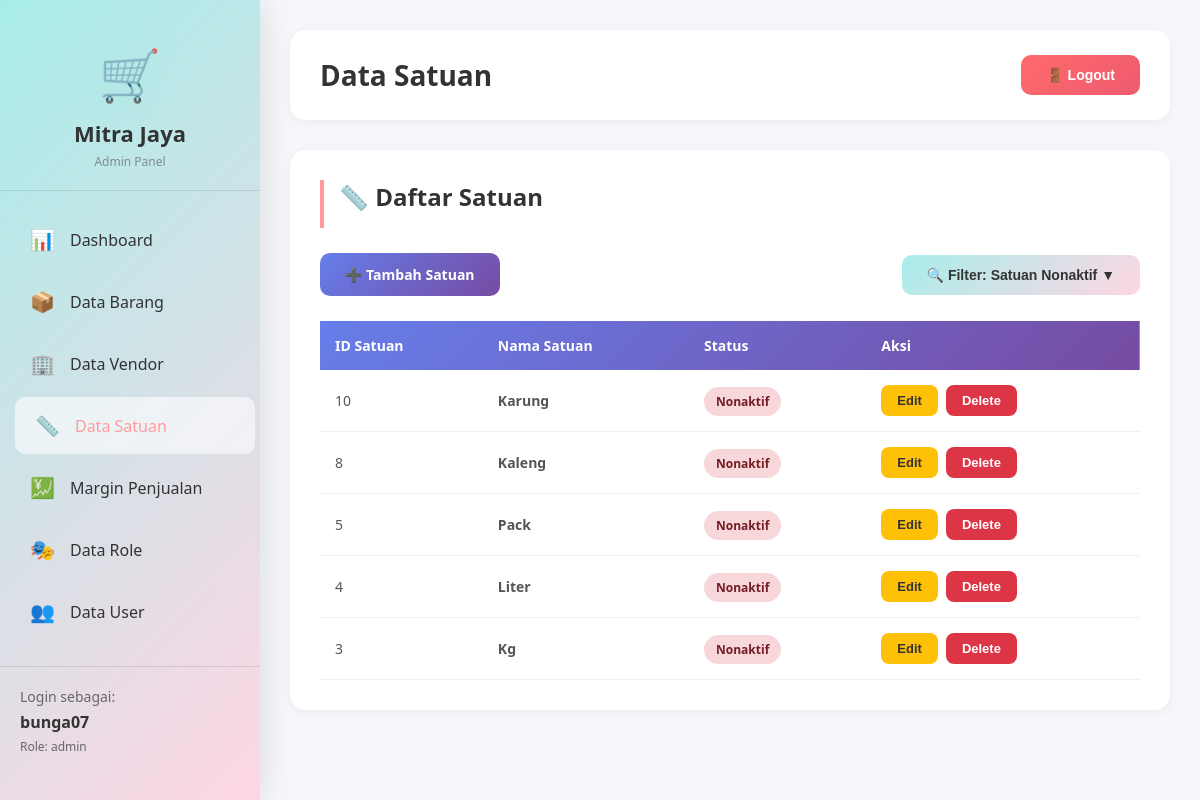
The app's page /satuan/indexsatuan.php?filter=nonaktif (signed in) with its own data.
### tables this page shows
CREATE TABLE `satuan` (
  `idsatuan` int(11) NOT NULL AUTO_INCREMENT,
  `nama_satuan` varchar(45) DEFAULT NULL,
  `status` tinyint(4) DEFAULT 1,
  PRIMARY KEY (`idsatuan`)
);

### satuan/indexsatuan.php (the view, shortened to what this page needs)
<?php
$is_super_admin = ($_SESSION['role_id'] == 2);
$host = 'localhost';
$dbname = 'db_mitrajayasupermarket';
$db_username = 'root';
$db_password = '';
$satuans = [];
try {
    $conn = new PDO("mysql:host=$host;dbname=$dbname", $db_username, $db_password);
    $conn->setAttribute(PDO::ATTR_ERRMODE, PDO::ERRMODE_EXCEPTION);
    $filter = isset($_GET['filter']) ? $_GET['filter'] : 'aktif';
    if ($filter == 'nonaktif') {
        $sql = "SELECT * FROM satuan WHERE status = 0 ORDER BY idsatuan DESC";
    } elseif ($filter == 'semua') {
        $sql = "SELECT * FROM view_satuan ORDER BY idsatuan DESC";
    } else {
        $sql = "SELECT * FROM view_satuan_aktif ORDER BY idsatuan DESC";
    }
    $stmt = $conn->query($sql);
    $satuans = $stmt->fetchAll(PDO::FETCH_ASSOC);
} catch(PDOException $e) {
    $error = "Error: " . $e->getMessage();
    echo "<script>console.log('Database Error: " . addslashes($e->getMessage()) . "');</script>";
}
$sidebar_content = '
<div class="logo">
    <div class="logo-icon">🛒</div>
    <h2>Mitra Jaya</h2>
    <p>' . ($is_super_admin ? 'Super Admin Panel' : 'Admin Panel') . '</p>
</div>
<ul class="menu">
    <li>
        <a href="../dashboard/' . ($is_super_admin ? 'dashboardsuperadmin.php' : 'dashboardadmin.php') . '">
            <span class="menu-icon">📊</span> Dashboard
        </a>
    </li>
    ' . ($is_super_admin ? '<li><a href="../kartu_stok/indexkartustok.php"><span class="menu-icon">📋</span> Kartu Stok</a></li><div class="menu-section">Data Master</div>' : '') . '
    <li><a href="../barang/indexbarang.php"><span class="menu-icon">📦</span> Data Barang</a></li>
    <li><a href="../vendor/indexvendor.php"><span class="menu-icon">🏢</span> Data Vendor</a></li>
    <li><a href="indexsatuan.php" class="active"><span class="menu-icon">📏</span> Data Satuan</a></li>
    <li><a href="../margin_penjualan/indexmargin.php"><span class="menu-icon">💹</span> Margin Penjualan</a></li>
    <li><a href="../role/indexrole.php"><span class="menu-icon">🎭</span> Data Role</a></li>
    <li><a href="../user/indexuser.php"><span class="menu-icon">👥</span> Data User</a></li>
    ' . ($is_super_admin ? '
    <div class="menu-section">Transaksi</div>
    <li><a href="../penjualan/indexpenjualan.php"><span class="menu-icon">💰</span> Data Penjualan</a></li>
    <li><a href="../penerimaan/indexpenerimaan.php"><span class="menu-icon">📥</span> Data Penerimaan</a></li>
    <li><a href="../pengadaan/indexpengadaan.php"><span class="menu-icon">🛍️</span> Data Pengadaan</a></li>
    <li><a href="../retur/indexretur.php"><span class="menu-icon">↩️</span> Data Retur</a></li>
    ' : '') . '
</ul>
<div class="user-info">
    <p>Login sebagai:</p>
    <strong>' . $_SESSION['username'] . '</strong>
    <p style="margin-top: 5px; font-size: 12px;">Role: ' . $_SESSION['role_name'] . '</p>
</div>';
?>
<!DOCTYPE html>
<html lang="id">
<head>
</head>
<body>
    <div class="sidebar"><?php echo $sidebar_content; ?></div>
    <div class="main-content">
        <div class="header">
            <h1>Data Satuan</h1>
            <button class="btn btn-logout" onclick="window.location.href='../login/logout.php'">🚪 Logout</button>
        </div>
        <div class="content-card">
            <h2 class="page-title">📏 Daftar Satuan</h2>
            <div class="toolbar">
                <a href="createsatuan.php" class="btn btn-primary">➕ Tambah Satuan</a>
                <div class="filter-dropdown">
                    <button class="filter-btn" onclick="toggleFilter()">
                        🔍 Filter: <?php
                            if ($filter == 'nonaktif') echo 'Satuan Nonaktif';
                            elseif ($filter == 'semua') echo 'Semua Satuan';
                            else echo 'Satuan Aktif';
                        ?> ▼
                    </button>
                </div>
            </div>
            <?php if (empty($satuans)): ?>
                <div class="empty-state"><div class="empty-state-icon">📏</div><h3>Tidak ada data satuan</h3><p>Filter: <?php echo ucfirst($filter); ?></p><p>Silakan tambahkan satuan baru atau ubah filter</p></div>
            <?php else: ?>
                <table>
                    <thead><tr><th>ID Satuan</th><th>Nama Satuan</th><th>Status</th><th>Aksi</th></tr></thead>
                    <tbody>
                        <?php foreach ($satuans as $satuan): ?>
                        <tr>
                            <td><?php echo $satuan['idsatuan']; ?></td>
                            <td><strong><?php echo htmlspecialchars($satuan['nama_satuan']); ?></strong></td>
                            <td>
                                <span class="status-badge <?php echo ($satuan['status'] ?? 1) == 1 ? 'status-aktif' : 'status-nonaktif'; ?>">
                                    <?php echo ($satuan['status'] ?? 1) == 1 ? 'Aktif' : 'Nonaktif'; ?>
                                </span>
                            </td>
                            <td>
                                <div class="action-buttons">
                                    <button class="btn-edit" onclick="window.location.href='updatesatuan.php?id=<?php echo $satuan['idsatuan']; ?>'">Edit</button>
                                    <button class="btn-delete" onclick="confirmDelete(<?php echo $satuan['idsatuan']; ?>)">Delete</button>
                                </div>
                            </td>
                        </tr>
                        <?php endforeach; ?>
                    </tbody>
                </table>
            <?php endif; ?>
        </div>
    </div>
</body>
</html>

### satuan/indexsatuan.php (style rules this page uses)
* { margin: 0; padding: 0; box-sizing: border-box; }
body { font-family: 'Segoe UI', Tahoma, Geneva, Verdana, sans-serif; background: #f5f7fa; display: flex; }
.sidebar { width: 260px; background: linear-gradient(135deg, #a8edea 0%, #fed6e3 100%); min-height: 100vh; height: 100vh; color: #333; padding: 20px 0; position: fixed; left: 0; top: 0; box-shadow: 4px 0 30px rgba(0, 0, 0, 0.1); overflow-y: auto; display: flex; flex-direction: column; }
.logo { text-align: center; padding: 20px; border-bottom: 1px solid rgba(0,0,0,0.1); margin-bottom: 20px; }
.logo-icon { font-size: 50px; margin-bottom: 10px; filter: drop-shadow(0 5px 15px rgba(116, 235, 213, 0.3)); }
.logo h2 { font-size: 22px; margin-bottom: 5px; color: #333; }
.logo p { font-size: 12px; opacity: 0.7; color: #666; }
.menu { list-style: none; padding: 0 10px; }
.menu li { margin-bottom: 5px; }
.menu a { display: flex; align-items: center; padding: 15px 20px; color: #333; text-decoration: none; border-radius: 10px; transition: all 0.3s ease; font-weight: 500; }
.menu a:hover, .menu a.active { background: rgba(255,255,255,0.6); color: #ff9a9e; transform: translateX(5px); }
.menu-icon { margin-right: 15px; font-size: 20px; }
.user-info { padding: 20px; border-top: 1px solid rgba(0,0,0,0.1); margin-top: auto; }
.user-info p { font-size: 14px; margin-bottom: 5px; color: #666; }
.user-info strong { font-size: 16px; color: #333; }
.main-content { margin-left: 260px; flex: 1; padding: 30px; }
.header { background: white; padding: 25px 30px; border-radius: 15px; box-shadow: 0 2px 10px rgba(0,0,0,0.05); margin-bottom: 30px; display: flex; justify-content: space-between; align-items: center; }
.header h1 { color: #333; font-size: 28px; }
.btn { border: none; padding: 12px 25px; border-radius: 10px; cursor: pointer; font-size: 14px; font-weight: 600; transition: all 0.3s ease; text-decoration: none; display: inline-flex; align-items: center; gap: 8px; }
.btn-primary { background: linear-gradient(135deg, #667eea 0%, #764ba2 100%); color: white; }
.btn-logout { background: linear-gradient(135deg, #ff6b6b, #ee5a6f); color: white; }
.content-card { background: white; padding: 30px; border-radius: 15px; box-shadow: 0 2px 10px rgba(0,0,0,0.05); }
.page-title { font-size: 24px; color: #333; margin-bottom: 25px; padding-bottom: 15px; border-left: 4px solid #ff9a9e; padding-left: 15px; }
.toolbar { display: flex; justify-content: space-between; align-items: center; margin-bottom: 25px; gap: 15px; flex-wrap: wrap; }
.filter-dropdown { position: relative; }
.filter-btn { background: linear-gradient(135deg, #a8edea 0%, #fed6e3 100%); color: #333; border: none; padding: 12px 25px; border-radius: 10px; cursor: pointer; font-size: 14px; font-weight: 600; transition: all 0.3s ease; display: flex; align-items: center; gap: 10px; }
table { width: 100%; border-collapse: collapse; margin-top: 20px; }
thead { background: linear-gradient(135deg, #667eea 0%, #764ba2 100%); color: white; }
th { padding: 15px; text-align: left; font-weight: 600; font-size: 14px; }
td { padding: 15px; border-bottom: 1px solid #f0f0f0; font-size: 14px; color: #555; }
.status-badge { padding: 6px 12px; border-radius: 20px; font-size: 12px; font-weight: 600; }
.status-nonaktif { background: #f8d7da; color: #721c24; }
.action-buttons { display: flex; gap: 8px; }
.btn-edit { background: #ffc107; color: #333; border: none; padding: 8px 16px; border-radius: 8px; cursor: pointer; font-size: 13px; font-weight: 600; transition: all 0.3s ease; }
.btn-delete { background: #dc3545; color: white; border: none; padding: 8px 16px; border-radius: 8px; cursor: pointer; font-size: 13px; font-weight: 600; transition: all 0.3s ease; }

### records on screen
satuan: idsatuan "10", nama_satuan "Karung", status "Nonaktif"
satuan: idsatuan "8", nama_satuan "Kaleng", status "Nonaktif"
satuan: idsatuan "5", nama_satuan "Pack", status "Nonaktif"
satuan: idsatuan "4", nama_satuan "Liter", status "Nonaktif"
satuan: idsatuan "3", nama_satuan "Kg", status "Nonaktif"

### other values on screen
$_SESSION['username'] "bunga07"
$_SESSION['role_name'] "admin"
